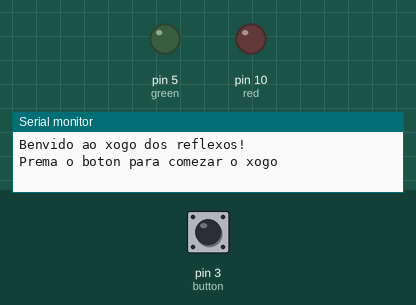
A sketch run on a simulated Arduino Uno, built with avr-gcc and run on an emulated ATmega328P. On the bench: output pins drawn as LEDs (lit = HIGH), the last lines printed to the serial monitor. Dashed ring = blinking. Inputs (shaded band) come from the test bench; at power-on: pin 3 (button) HIGH. Random numbers use the default seed unless the sketch sets one.

Above: at 1.2 s.
1.3 s: pin 3 (button) pulled LOW for 1 s
At 2.1 s:
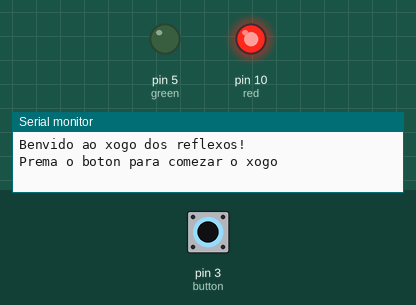
3.8 s: pin 3 (button) pulled LOW for 0.15 s
At 5.1 s:
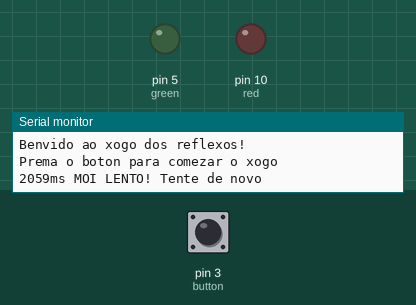
5.4 s: pin 3 (button) pulled LOW for 3.2 s
At 6.9 s:
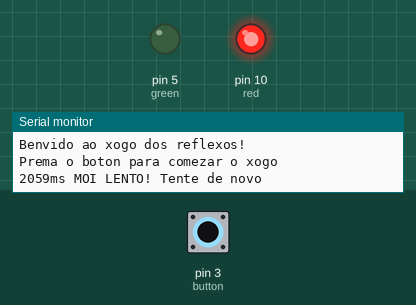
10.1 s: pin 3 (button) pulsed LOW 5 times (0.12 s each, 0.3 s apart)
At 10.6 s:
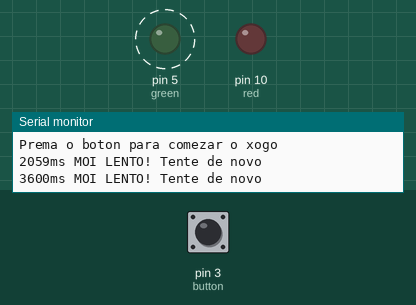
Timing chart, 0 to 13.1 s (numbered marks = the images above; inputs shaded):
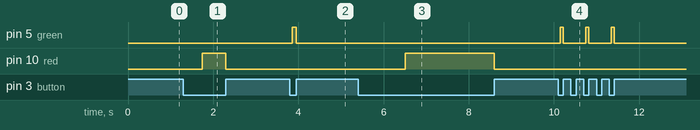

Measured:
- after the input at 1.3 s, pin 10 (red): LOW → HIGH after 0.45 s, → LOW 0.55 s later
- after the input at 3.8 s, pin 5 (green): LOW → HIGH after 0.05 s, → LOW 0.10 s later
- after the input at 5.4 s, pin 10 (red): LOW → HIGH after 1.1 s, → LOW 2.1 s later
- after the input at 10.1 s, pin 5 (green): alternates HIGH for 0.07 s and LOW for 0.53 s, 6 changes in all, then stays LOW, starting after 0.05 s

The sketch:

p1.ino
```cpp
/*
Reflexos sen usar interrupcións
Miguel Blanco Godón
*/

const int button = 3;
const int green = 5;
const int red = 10;

void setup(void)
{
	Serial.begin(9600);
	pinMode(button, INPUT);
	pinMode(green, OUTPUT);
	pinMode(red, OUTPUT);
	Serial.println("Benvido ao xogo dos reflexos!");
	Serial.println("Prema o boton para comezar o xogo");
	randomSeed(analogRead(0));
}

void loop(void)
{
	int del, count, start, time;

	digitalWrite(green, HIGH);
	while(digitalRead(button) != HIGH)
	{
		;
	}
	digitalWrite(green, LOW);
	delay(20);
	while(digitalRead(button) != LOW)
	{
		;
	}

	del = random(400, 1201);
	count = del;
	start = millis();
	// pooling cada ms mentres non se pulse o boton ou pase o tempo
	while(digitalRead(button) != HIGH && count > 0)
	{
		delay(1);
		count--;
	}
	// so se encende o led vermello se se fixo a espera completa
	if (count <= 0) {
		digitalWrite(red, HIGH);
		// esperase a que pulsen o led vermello
		while(digitalRead(button) !=  HIGH)
		{
			;
		}
		digitalWrite(red, LOW);
	}
	// calculanse os tempos
	// esperase depulsarse
	while (digitalRead(button) != LOW)
	{
		;
	}
	time = millis()-start;
	// imprimese por porto serie
	if (time <= del) {
		Serial.println("Non se precipite. Tente de novo");
	} else {
		if ((time - del) < 100) {
			Serial.print(time - del, DEC);
			Serial.println("ms PARABENS! Excelentes reflexos");
		} else if ((time-del) > 200) {
			Serial.print(time - del, DEC);
			Serial.println("ms MOI LENTO! Tente de novo");
		} else {
			Serial.print(time - del, DEC);
			Serial.println("ms BEN! Bos reflexos");
		}
	}
	delay(50);
}
```
